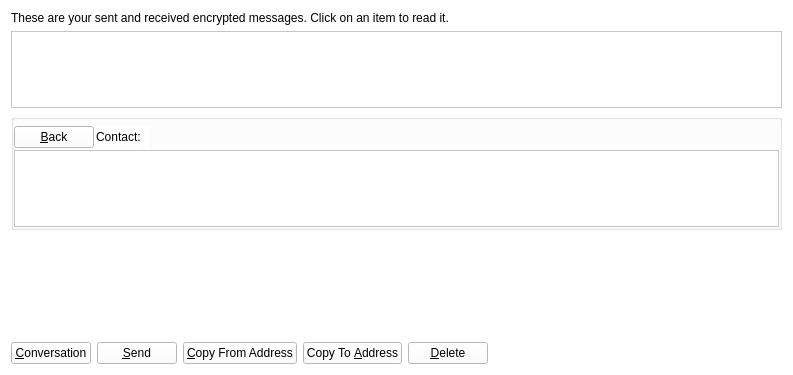
<?xml version="1.0" encoding="UTF-8"?>
<ui version="4.0">
 <class>MessagePage</class>
 <widget class="QWidget" name="MessagePage">
  <property name="geometry">
   <rect>
    <x>0</x>
    <y>0</y>
    <width>793</width>
    <height>375</height>
   </rect>
  </property>
  <property name="windowTitle">
   <string>Address Book</string>
  </property>
  <property name="styleSheet">
   <string notr="true">background-color: rgb(255, 255, 255);</string>
  </property>
  <layout class="QVBoxLayout" name="verticalLayout_2">
   <item>
    <widget class="QLabel" name="labelExplanation">
     <property name="text">
      <string>These are your sent and received encrypted messages. Click on an item to read it.</string>
     </property>
     <property name="textFormat">
      <enum>Qt::PlainText</enum>
     </property>
     <property name="wordWrap">
      <bool>true</bool>
     </property>
    </widget>
   </item>
   <item>
    <widget class="QTableView" name="tableView">
     <property name="contextMenuPolicy">
      <enum>Qt::CustomContextMenu</enum>
     </property>
     <property name="toolTip">
      <string>Click on a message to view it</string>
     </property>
     <property name="tabKeyNavigation">
      <bool>false</bool>
     </property>
     <property name="alternatingRowColors">
      <bool>true</bool>
     </property>
     <property name="selectionMode">
      <enum>QAbstractItemView::SingleSelection</enum>
     </property>
     <property name="selectionBehavior">
      <enum>QAbstractItemView::SelectRows</enum>
     </property>
     <property name="sortingEnabled">
      <bool>true</bool>
     </property>
     <attribute name="verticalHeaderVisible">
      <bool>false</bool>
     </attribute>
    </widget>
   </item>
   <item>
    <layout class="QVBoxLayout" name="verticalLayout">
     <item>
      <widget class="QGroupBox" name="messageDetails">
       <property name="title">
        <string/>
       </property>
       <layout class="QVBoxLayout" name="verticalLayout_4">
        <property name="spacing">
         <number>2</number>
        </property>
        <property name="leftMargin">
         <number>0</number>
        </property>
        <property name="topMargin">
         <number>6</number>
        </property>
        <property name="rightMargin">
         <number>0</number>
        </property>
        <property name="bottomMargin">
         <number>0</number>
        </property>
        <item>
         <layout class="QHBoxLayout" name="horizontalLayout_3">
          <item>
           <widget class="QPushButton" name="backButton">
            <property name="text">
             <string>&amp;Back</string>
            </property>
            <property name="icon">
             <iconset resource="../bitcoin.qrc">
              <normaloff>:/icons/quit</normaloff>:/icons/quit</iconset>
            </property>
           </widget>
          </item>
          <item>
           <widget class="QLabel" name="labelContact">
            <property name="text">
             <string>Contact:</string>
            </property>
           </widget>
          </item>
          <item>
           <widget class="QLabel" name="contactLabel">
            <property name="text">
             <string/>
            </property>
           </widget>
          </item>
          <item>
           <spacer name="horizontalSpacer_3">
            <property name="orientation">
             <enum>Qt::Horizontal</enum>
            </property>
            <property name="sizeHint" stdset="0">
             <size>
              <width>40</width>
              <height>20</height>
             </size>
            </property>
           </spacer>
          </item>
         </layout>
        </item>
        <item>
         <widget class="QListView" name="listConversation"/>
        </item>
        <item>
         <layout class="QVBoxLayout" name="verticalLayout_3"/>
        </item>
       </layout>
      </widget>
     </item>
     <item>
      <widget class="MRichTextEdit" name="messageEdit" native="true">
       <property name="minimumSize">
        <size>
         <width>0</width>
         <height>100</height>
        </size>
       </property>
      </widget>
     </item>
     <item>
      <layout class="QHBoxLayout" name="horizontalLayout">
       <item>
        <widget class="QPushButton" name="newButton">
         <property name="text">
          <string>&amp;Conversation</string>
         </property>
         <property name="icon">
          <iconset resource="../bitcoin.qrc">
           <normaloff>:/icons/add</normaloff>:/icons/add</iconset>
         </property>
        </widget>
       </item>
       <item>
        <widget class="QPushButton" name="sendButton">
         <property name="toolTip">
          <string>Sign a message to prove you own an PokeCoin address</string>
         </property>
         <property name="text">
          <string>&amp;Send</string>
         </property>
         <property name="icon">
          <iconset resource="../bitcoin.qrc">
           <normaloff>:/icons/send</normaloff>:/icons/send</iconset>
         </property>
        </widget>
       </item>
       <item>
        <widget class="QPushButton" name="copyFromAddressButton">
         <property name="toolTip">
          <string>Copy the currently selected address to the system clipboard</string>
         </property>
         <property name="text">
          <string>&amp;Copy From Address</string>
         </property>
         <property name="icon">
          <iconset resource="../bitcoin.qrc">
           <normaloff>:/icons/editcopy</normaloff>:/icons/editcopy</iconset>
         </property>
        </widget>
       </item>
       <item>
        <widget class="QPushButton" name="copyToAddressButton">
         <property name="toolTip">
          <string>Copy the currently selected address to the system clipboard</string>
         </property>
         <property name="text">
          <string>Copy To &amp;Address</string>
         </property>
         <property name="icon">
          <iconset resource="../bitcoin.qrc">
           <normaloff>:/icons/editcopy</normaloff>:/icons/editcopy</iconset>
         </property>
        </widget>
       </item>
       <item>
        <widget class="QPushButton" name="deleteButton">
         <property name="toolTip">
          <string>Delete the currently selected address from the list</string>
         </property>
         <property name="text">
          <string>&amp;Delete</string>
         </property>
         <property name="icon">
          <iconset resource="../bitcoin.qrc">
           <normaloff>:/icons/remove</normaloff>:/icons/remove</iconset>
         </property>
        </widget>
       </item>
       <item>
        <spacer name="horizontalSpacer">
         <property name="orientation">
          <enum>Qt::Horizontal</enum>
         </property>
         <property name="sizeHint" stdset="0">
          <size>
           <width>40</width>
           <height>20</height>
          </size>
         </property>
        </spacer>
       </item>
      </layout>
     </item>
    </layout>
   </item>
  </layout>
 </widget>
 <customwidgets>
  <customwidget>
   <class>MRichTextEdit</class>
   <extends>QWidget</extends>
   <header>mrichtextedit.h</header>
   <container>1</container>
  </customwidget>
 </customwidgets>
 <resources>
  <include location="../bitcoin.qrc"/>
 </resources>
 <connections/>
</ui>
